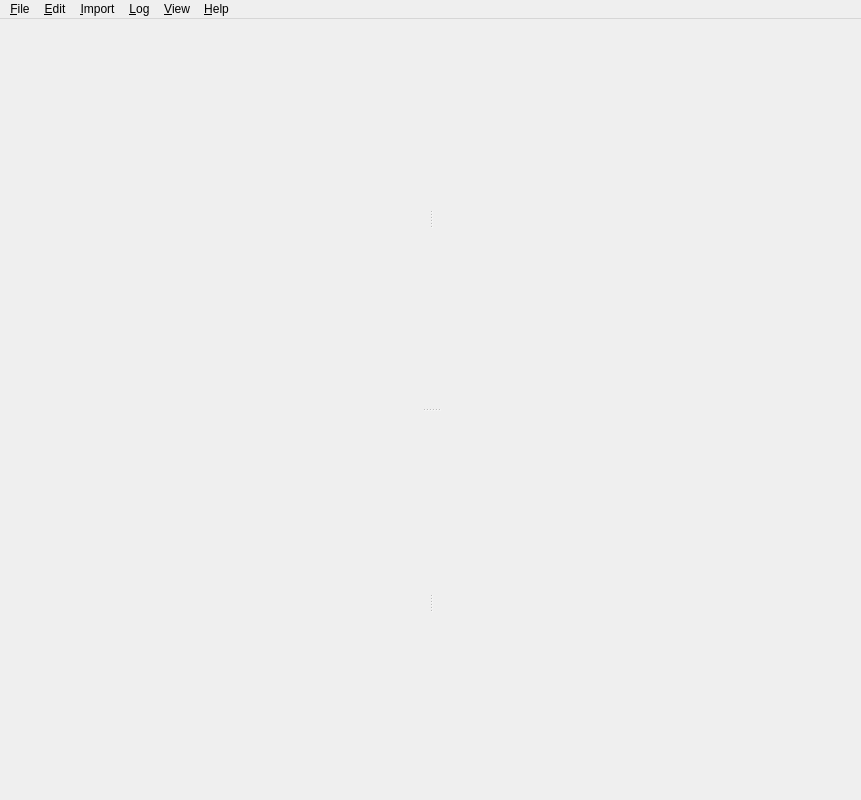
<?xml version="1.0" encoding="UTF-8"?>
<ui version="4.0">
 <class>MainWindow</class>
 <widget class="QMainWindow" name="MainWindow">
  <property name="geometry">
   <rect>
    <x>0</x>
    <y>0</y>
    <width>861</width>
    <height>800</height>
   </rect>
  </property>
  <widget class="QWidget" name="centralwidget">
   <layout class="QVBoxLayout" name="fullWindowLayout">
    <property name="spacing">
     <number>0</number>
    </property>
    <item>
     <widget class="MultiFilter" name="multiFilter" native="true"/>
    </item>
    <item>
     <widget class="QSplitter" name="mainSplitter">
      <property name="orientation">
       <enum>Qt::Vertical</enum>
      </property>
      <widget class="QSplitter" name="topSplitter">
       <property name="orientation">
        <enum>Qt::Horizontal</enum>
       </property>
       <widget class="QStackedWidget" name="topLeft"/>
       <widget class="QStackedWidget" name="topRight"/>
      </widget>
      <widget class="QSplitter" name="bottomSplitter">
       <property name="orientation">
        <enum>Qt::Horizontal</enum>
       </property>
       <widget class="QStackedWidget" name="bottomLeft"/>
       <widget class="QStackedWidget" name="bottomRight"/>
      </widget>
     </widget>
    </item>
    <item>
     <widget class="NotificationWidget" name="mainErrorMessage" native="true"/>
    </item>
   </layout>
  </widget>
  <widget class="QMenuBar" name="menubar">
   <property name="geometry">
    <rect>
     <x>0</x>
     <y>0</y>
     <width>861</width>
     <height>22</height>
    </rect>
   </property>
   <widget class="QMenu" name="menuFile">
    <property name="title">
     <string>&amp;File</string>
    </property>
    <addaction name="actionNew"/>
    <addaction name="actionOpen"/>
    <addaction name="actionSave"/>
    <addaction name="actionSaveAs"/>
    <addaction name="separator"/>
    <addaction name="actionClose"/>
    <addaction name="actionExport"/>
    <addaction name="actionPrint"/>
    <addaction name="actionPreferences"/>
    <addaction name="separator"/>
    <addaction name="actionHash_images"/>
    <addaction name="actionConfigure_Dive_Computer"/>
    <addaction name="separator"/>
    <addaction name="actionRecent1"/>
    <addaction name="actionRecent2"/>
    <addaction name="actionRecent3"/>
    <addaction name="actionRecent4"/>
    <addaction name="separator"/>
    <addaction name="actionQuit"/>
   </widget>
   <widget class="QMenu" name="menuLog">
    <property name="title">
     <string>&amp;Log</string>
    </property>
    <addaction name="actionAddDive"/>
    <addaction name="actionEditDive"/>
    <addaction name="actionDivePlanner"/>
    <addaction name="actionReplanDive"/>
    <addaction name="copy"/>
    <addaction name="paste"/>
    <addaction name="separator"/>
    <addaction name="actionRenumber"/>
    <addaction name="actionAutoGroup"/>
    <addaction name="separator"/>
    <addaction name="actionEditDeviceNames"/>
    <addaction name="actionFilterTags"/>
   </widget>
   <widget class="QMenu" name="menuView">
    <property name="title">
     <string>&amp;View</string>
    </property>
    <addaction name="actionViewAll"/>
    <addaction name="actionViewList"/>
    <addaction name="actionViewProfile"/>
    <addaction name="actionViewInfo"/>
    <addaction name="actionViewGlobe"/>
    <addaction name="separator"/>
    <addaction name="actionYearlyStatistics"/>
    <addaction name="actionPreviousDC"/>
    <addaction name="actionNextDC"/>
    <addaction name="separator"/>
    <addaction name="actionFullScreen"/>
   </widget>
   <widget class="QMenu" name="menuHelp">
    <property name="title">
     <string>&amp;Help</string>
    </property>
    <addaction name="actionAboutSubsurface"/>
    <addaction name="action_Check_for_Updates"/>
    <addaction name="actionUserSurvey"/>
    <addaction name="actionUserManual"/>
   </widget>
   <widget class="QMenu" name="menuImport">
    <property name="title">
     <string>&amp;Import</string>
    </property>
    <addaction name="actionDownloadDC"/>
    <addaction name="actionImportDiveLog"/>
    <addaction name="actionDownloadWeb"/>
    <addaction name="actionDivelogs_de"/>
   </widget>
   <widget class="QMenu" name="menu_Edit">
    <property name="title">
     <string>&amp;Edit</string>
    </property>
   </widget>
   <addaction name="menuFile"/>
   <addaction name="menu_Edit"/>
   <addaction name="menuImport"/>
   <addaction name="menuLog"/>
   <addaction name="menuView"/>
   <addaction name="menuHelp"/>
  </widget>
  <action name="actionNew">
   <property name="text">
    <string>&amp;New logbook</string>
   </property>
   <property name="toolTip">
    <string>New</string>
   </property>
   <property name="shortcut">
    <string>Ctrl+N</string>
   </property>
  </action>
  <action name="actionOpen">
   <property name="text">
    <string>&amp;Open logbook</string>
   </property>
   <property name="toolTip">
    <string>Open</string>
   </property>
   <property name="shortcut">
    <string>Ctrl+O</string>
   </property>
  </action>
  <action name="actionSave">
   <property name="text">
    <string>&amp;Save</string>
   </property>
   <property name="toolTip">
    <string>Save</string>
   </property>
   <property name="shortcut">
    <string>Ctrl+S</string>
   </property>
  </action>
  <action name="actionSaveAs">
   <property name="text">
    <string>Sa&amp;ve as</string>
   </property>
   <property name="toolTip">
    <string>Save as</string>
   </property>
   <property name="shortcut">
    <string>Ctrl+Shift+S</string>
   </property>
  </action>
  <action name="actionClose">
   <property name="text">
    <string>&amp;Close</string>
   </property>
   <property name="toolTip">
    <string>Close</string>
   </property>
   <property name="shortcut">
    <string>Ctrl+W</string>
   </property>
  </action>
  <action name="actionPrint">
   <property name="text">
    <string>&amp;Print</string>
   </property>
   <property name="shortcut">
    <string>Ctrl+P</string>
   </property>
  </action>
  <action name="actionPreferences">
   <property name="text">
    <string>P&amp;references</string>
   </property>
   <property name="shortcut">
    <string>Ctrl+,</string>
   </property>
   <property name="menuRole">
    <enum>QAction::PreferencesRole</enum>
   </property>
  </action>
  <action name="actionQuit">
   <property name="text">
    <string>&amp;Quit</string>
   </property>
   <property name="shortcut">
    <string>Ctrl+Q</string>
   </property>
   <property name="menuRole">
    <enum>QAction::QuitRole</enum>
   </property>
  </action>
  <action name="actionDownloadDC">
   <property name="text">
    <string>Import from &amp;dive computer</string>
   </property>
   <property name="shortcut">
    <string>Ctrl+D</string>
   </property>
  </action>
  <action name="actionDownloadWeb">
   <property name="text">
    <string>Import &amp;GPS data from Subsurface web service</string>
   </property>
   <property name="shortcut">
    <string>Ctrl+G</string>
   </property>
  </action>
  <action name="actionEditDeviceNames">
   <property name="text">
    <string>&amp;Edit device names</string>
   </property>
  </action>
  <action name="actionAddDive">
   <property name="text">
    <string>&amp;Add dive</string>
   </property>
   <property name="shortcut">
    <string>Ctrl++</string>
   </property>
  </action>
  <action name="actionEditDive">
   <property name="text">
    <string>&amp;Edit dive</string>
   </property>
  </action>
  <action name="copy">
   <property name="text">
    <string>&amp;Copy dive components</string>
   </property>
   <property name="shortcut">
    <string>Ctrl+C</string>
   </property>
  </action>
  <action name="paste">
   <property name="text">
    <string>&amp;Paste dive components</string>
   </property>
   <property name="shortcut">
    <string>Ctrl+V</string>
   </property>
  </action>
  <action name="actionRenumber">
   <property name="text">
    <string>&amp;Renumber</string>
   </property>
   <property name="shortcut">
    <string>Ctrl+R</string>
   </property>
  </action>
  <action name="actionAutoGroup">
   <property name="checkable">
    <bool>true</bool>
   </property>
   <property name="text">
    <string>Auto &amp;group</string>
   </property>
  </action>
  <action name="actionYearlyStatistics">
   <property name="text">
    <string>&amp;Yearly statistics</string>
   </property>
   <property name="shortcut">
    <string>Ctrl+Y</string>
   </property>
  </action>
  <action name="actionViewList">
   <property name="text">
    <string>&amp;Dive list</string>
   </property>
   <property name="shortcut">
    <string>Ctrl+2</string>
   </property>
  </action>
  <action name="actionViewProfile">
   <property name="text">
    <string>&amp;Profile</string>
   </property>
   <property name="shortcut">
    <string>Ctrl+3</string>
   </property>
  </action>
  <action name="actionViewInfo">
   <property name="text">
    <string>&amp;Info</string>
   </property>
   <property name="shortcut">
    <string>Ctrl+4</string>
   </property>
  </action>
  <action name="actionViewAll">
   <property name="text">
    <string>&amp;All</string>
   </property>
   <property name="shortcut">
    <string>Ctrl+1</string>
   </property>
  </action>
  <action name="actionPreviousDC">
   <property name="text">
    <string>P&amp;revious DC</string>
   </property>
   <property name="shortcut">
    <string>Left</string>
   </property>
  </action>
  <action name="actionNextDC">
   <property name="text">
    <string>&amp;Next DC</string>
   </property>
   <property name="shortcut">
    <string>Right</string>
   </property>
  </action>
  <action name="actionAboutSubsurface">
   <property name="text">
    <string>&amp;About Subsurface</string>
   </property>
   <property name="menuRole">
    <enum>QAction::AboutRole</enum>
   </property>
  </action>
  <action name="actionUserManual">
   <property name="text">
    <string>User &amp;manual</string>
   </property>
   <property name="shortcut">
    <string>F1</string>
   </property>
  </action>
  <action name="actionViewGlobe">
   <property name="text">
    <string>&amp;Globe</string>
   </property>
   <property name="shortcut">
    <string>Ctrl+5</string>
   </property>
  </action>
  <action name="actionDivePlanner">
   <property name="text">
    <string>P&amp;lan dive</string>
   </property>
   <property name="shortcut">
    <string>Ctrl+L</string>
   </property>
  </action>
  <action name="actionImportDiveLog">
   <property name="text">
    <string>&amp;Import log files</string>
   </property>
   <property name="toolTip">
    <string>Import divelog files from other applications</string>
   </property>
   <property name="shortcut">
    <string>Ctrl+I</string>
   </property>
  </action>
  <action name="actionDivelogs_de">
   <property name="text">
    <string>Import &amp;from divelogs.de</string>
   </property>
  </action>
  <action name="actionFullScreen">
   <property name="checkable">
    <bool>true</bool>
   </property>
   <property name="text">
    <string>&amp;Full screen</string>
   </property>
   <property name="toolTip">
    <string>Toggle full screen</string>
   </property>
   <property name="shortcut">
    <string>F11</string>
   </property>
  </action>
  <action name="actionRecent1">
   <property name="visible">
    <bool>false</bool>
   </property>
  </action>
  <action name="actionRecent2">
   <property name="visible">
    <bool>false</bool>
   </property>
  </action>
  <action name="actionRecent3">
   <property name="visible">
    <bool>false</bool>
   </property>
  </action>
  <action name="actionRecent4">
   <property name="visible">
    <bool>false</bool>
   </property>
  </action>
  <action name="action_Check_for_Updates">
   <property name="text">
    <string>&amp;Check for updates</string>
   </property>
  </action>
  <action name="actionExport">
   <property name="text">
    <string>&amp;Export</string>
   </property>
   <property name="toolTip">
    <string>Export dive logs</string>
   </property>
   <property name="shortcut">
    <string>Ctrl+E</string>
   </property>
  </action>
  <action name="actionConfigure_Dive_Computer">
   <property name="text">
    <string>Configure &amp;dive computer</string>
   </property>
   <property name="shortcut">
    <string>Ctrl+Shift+C</string>
   </property>
   <property name="menuRole">
    <enum>QAction::NoRole</enum>
   </property>
  </action>
  <action name="actionReplanDive">
   <property name="text">
    <string>Re-plan &amp;dive</string>
   </property>
  </action>
  <action name="profPO2">
   <property name="checkable">
    <bool>true</bool>
   </property>
   <property name="icon">
    <iconset resource="../subsurface.qrc">
     <normaloff>:/icon_o2</normaloff>:/icon_o2</iconset>
   </property>
   <property name="text">
    <string>Toggle pO₂ graph</string>
   </property>
  </action>
  <action name="profPn2">
   <property name="checkable">
    <bool>true</bool>
   </property>
   <property name="icon">
    <iconset resource="../subsurface.qrc">
     <normaloff>:/icon_n2</normaloff>:/icon_n2</iconset>
   </property>
   <property name="text">
    <string>Toggle pN₂ graph</string>
   </property>
  </action>
  <action name="profPhe">
   <property name="checkable">
    <bool>true</bool>
   </property>
   <property name="icon">
    <iconset resource="../subsurface.qrc">
     <normaloff>:/icon_he</normaloff>:/icon_he</iconset>
   </property>
   <property name="text">
    <string>Toggle pHe graph</string>
   </property>
  </action>
  <action name="profDcCeiling">
   <property name="checkable">
    <bool>true</bool>
   </property>
   <property name="icon">
    <iconset resource="../subsurface.qrc">
     <normaloff>:/icon_ceiling_dc</normaloff>:/icon_ceiling_dc</iconset>
   </property>
   <property name="text">
    <string>Toggle DC reported ceiling</string>
   </property>
  </action>
  <action name="profCalcCeiling">
   <property name="checkable">
    <bool>true</bool>
   </property>
   <property name="icon">
    <iconset resource="../subsurface.qrc">
     <normaloff>:/icon_ceiling_calculated</normaloff>:/icon_ceiling_calculated</iconset>
   </property>
   <property name="text">
    <string>Toggle calculated ceiling</string>
   </property>
  </action>
  <action name="profCalcAllTissues">
   <property name="checkable">
    <bool>true</bool>
   </property>
   <property name="icon">
    <iconset resource="../subsurface.qrc">
     <normaloff>:/icon_ceiling_alltissues</normaloff>:/icon_ceiling_alltissues</iconset>
   </property>
   <property name="text">
    <string>Toggle calculating all tissues</string>
   </property>
  </action>
  <action name="profIncrement3m">
   <property name="checkable">
    <bool>true</bool>
   </property>
   <property name="icon">
    <iconset resource="../subsurface.qrc">
     <normaloff>:/icon_ceiling_3m</normaloff>:/icon_ceiling_3m</iconset>
   </property>
   <property name="text">
    <string>Toggle calculated ceiling with 3m increments</string>
   </property>
  </action>
  <action name="profHR">
   <property name="checkable">
    <bool>true</bool>
   </property>
   <property name="icon">
    <iconset resource="../subsurface.qrc">
     <normaloff>:/icon_HR</normaloff>:/icon_HR</iconset>
   </property>
   <property name="text">
    <string>Toggle heart rate</string>
   </property>
  </action>
  <action name="profMod">
   <property name="checkable">
    <bool>true</bool>
   </property>
   <property name="icon">
    <iconset resource="../subsurface.qrc">
     <normaloff>:/icon_mod</normaloff>:/icon_mod</iconset>
   </property>
   <property name="text">
    <string>Toggle MOD</string>
   </property>
  </action>
  <action name="profEad">
   <property name="checkable">
    <bool>true</bool>
   </property>
   <property name="icon">
    <iconset resource="../subsurface.qrc">
     <normaloff>:/icon_ead</normaloff>:/icon_ead</iconset>
   </property>
   <property name="text">
    <string>Toggle EAD, END, EADD</string>
   </property>
  </action>
  <action name="profNdl_tts">
   <property name="checkable">
    <bool>true</bool>
   </property>
   <property name="icon">
    <iconset resource="../subsurface.qrc">
     <normaloff>:/icon_NDLTTS</normaloff>:/icon_NDLTTS</iconset>
   </property>
   <property name="text">
    <string>Toggle NDL, TTS</string>
   </property>
  </action>
  <action name="profSAC">
   <property name="checkable">
    <bool>true</bool>
   </property>
   <property name="icon">
    <iconset resource="../subsurface.qrc">
     <normaloff>:/icon_lung</normaloff>:/icon_lung</iconset>
   </property>
   <property name="text">
    <string>Toggle SAC rate</string>
   </property>
  </action>
  <action name="profRuler">
   <property name="checkable">
    <bool>true</bool>
   </property>
   <property name="icon">
    <iconset resource="../subsurface.qrc">
     <normaloff>:/ruler</normaloff>:/ruler</iconset>
   </property>
   <property name="text">
    <string>Toggle ruler</string>
   </property>
  </action>
  <action name="profScaled">
   <property name="checkable">
    <bool>true</bool>
   </property>
   <property name="icon">
    <iconset resource="../subsurface.qrc">
     <normaloff>:/scale</normaloff>:/scale</iconset>
   </property>
   <property name="text">
    <string>Scale graph</string>
   </property>
  </action>
  <action name="profTogglePicture">
   <property name="checkable">
    <bool>true</bool>
   </property>
   <property name="icon">
    <iconset resource="../subsurface.qrc">
     <normaloff>:/pictures</normaloff>:/pictures</iconset>
   </property>
   <property name="text">
    <string>Toggle pictures</string>
   </property>
  </action>
  <action name="profTankbar">
   <property name="checkable">
    <bool>true</bool>
   </property>
   <property name="icon">
    <iconset resource="../subsurface.qrc">
     <normaloff>:/gaschange</normaloff>:/gaschange</iconset>
   </property>
   <property name="text">
    <string>Toggle tank bar</string>
   </property>
  </action>
  <action name="actionFilterTags">
   <property name="checkable">
    <bool>true</bool>
   </property>
   <property name="text">
    <string>&amp;Filter divelist</string>
   </property>
   <property name="shortcut">
    <string>Ctrl+F</string>
   </property>
  </action>
  <action name="profTissues">
   <property name="checkable">
    <bool>true</bool>
   </property>
   <property name="icon">
    <iconset resource="../subsurface.qrc">
     <normaloff>:/icon_tissue</normaloff>:/icon_tissue</iconset>
   </property>
   <property name="text">
    <string>Toggle tissue graph</string>
   </property>
  </action>
  <action name="actionUserSurvey">
   <property name="text">
    <string>User &amp;survey</string>
   </property>
  </action>
  <action name="action_Undo">
   <property name="text">
    <string>&amp;Undo</string>
   </property>
   <property name="shortcut">
    <string>Ctrl+Z</string>
   </property>
  </action>
  <action name="action_Redo">
   <property name="text">
    <string>&amp;Redo</string>
   </property>
   <property name="shortcut">
    <string>Ctrl+Shift+Z</string>
   </property>
  </action>
  <action name="actionHash_images">
   <property name="text">
    <string>Hash images</string>
   </property>
  </action>
 </widget>
 <customwidgets>
  <customwidget>
   <class>NotificationWidget</class>
   <extends>QWidget</extends>
   <header>notificationwidget.h</header>
   <container>1</container>
  </customwidget>
  <customwidget>
   <class>MultiFilter</class>
   <extends>QWidget</extends>
   <header>simplewidgets.h</header>
   <container>1</container>
  </customwidget>
 </customwidgets>
 <resources>
  <include location="../subsurface.qrc"/>
 </resources>
 <connections/>
</ui>
